Frame 1 (no input): blank canvas, image omitted
Frame 60 (no input): blank canvas, image omitted
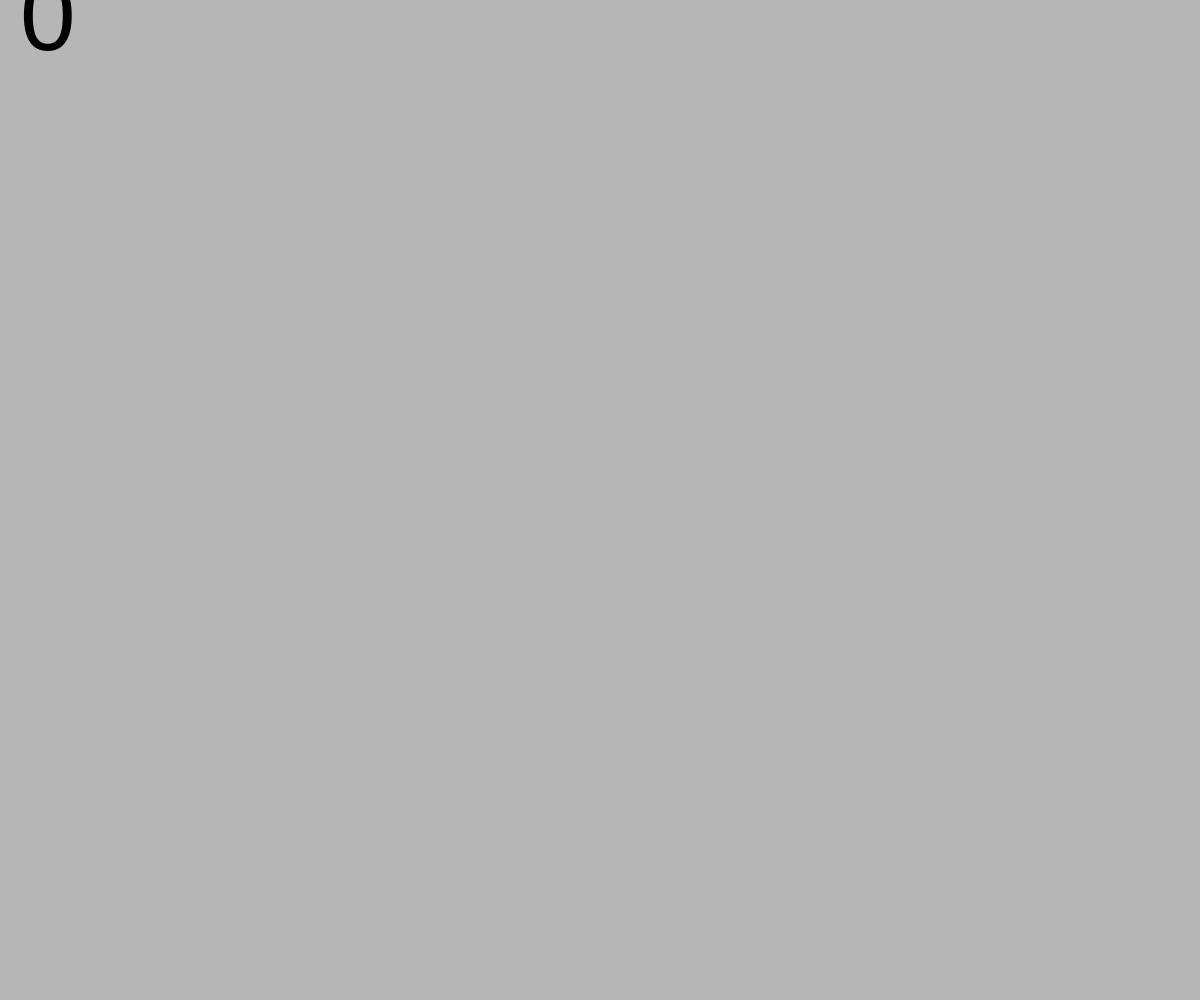
Frame 120 (the mouse pressed at the canvas centre since frame 60)

The p5.js sketch whose frames 1 and 60 were blank and that drew this single picture after the mouse press (run headless with seeded random() and noise() and a simulated clock; from frame 60 on, the mouse is pressed at the canvas centre):

// p5.js sketch
// ── sketch.js
function setup() {
  createCanvas(windowWidth,windowHeight);
}

function draw() {

  
}

function touchStarted(){
  background(random(255));
  textSize(100);
  text(touches.length, 20, 50);
}
